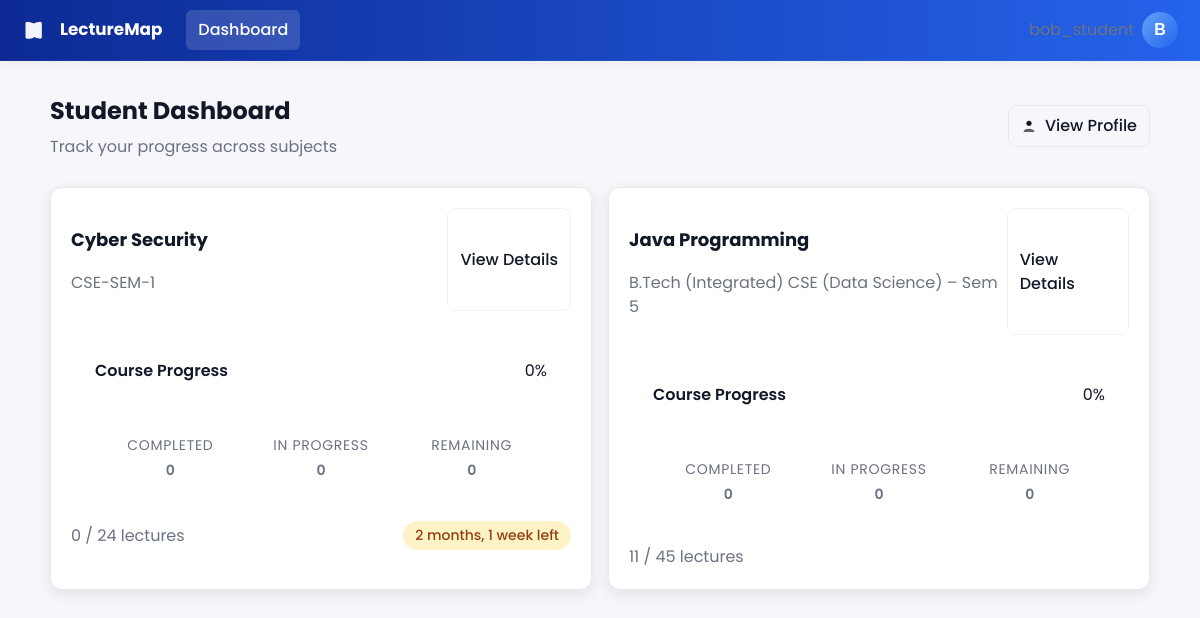
The page /student/ (signed in) on the database as committed earlier.
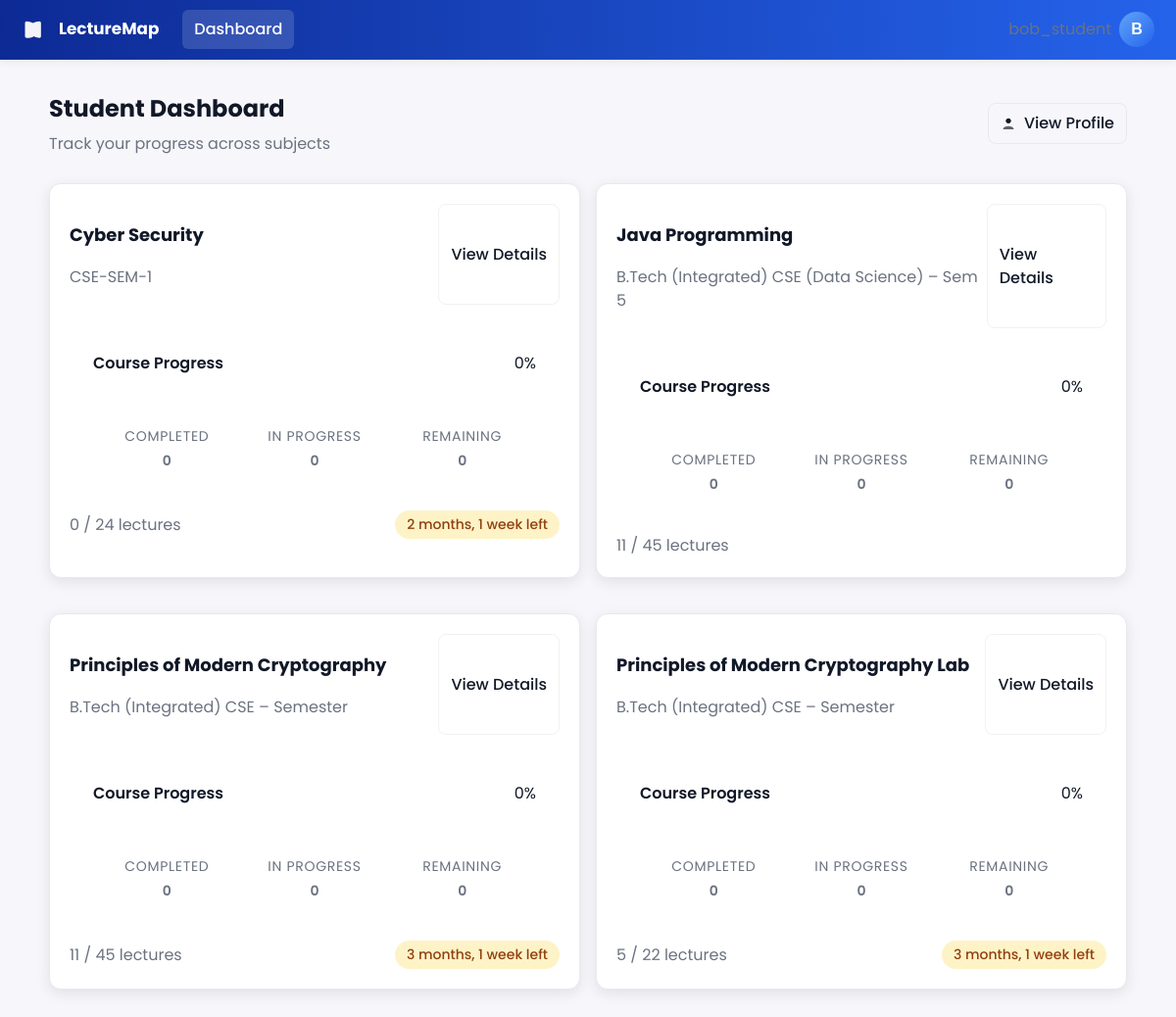
The same page on the database as committed later.
### myapp/models.py (models this page shows, shortened)
class Subject(models.Model):
    name = models.CharField(max_length=200, unique=True)
    class_name = models.CharField(max_length=120, default="CSE-SEM-1")
    planned_lectures = models.PositiveIntegerField(default=24)
    start_date = models.DateField(default=timezone.now)
    end_date = models.DateField(null=True, blank=True)
    teacher = models.ForeignKey(User, on_delete=models.CASCADE, related_name='taught_subjects', null=True)
    @property
    def conducted_lectures(self):
        return self.sessions.count()
    @property
    def progress_percent(self):
        total_topics = Topic.objects.filter(chapter__subject=self).count()
        if total_topics == 0:
            return 0
        completed = TopicProgress.objects.filter(
            topic__chapter__subject=self,
            status='completed'
        ).count()
        in_progress = TopicProgress.objects.filter(
            topic__chapter__subject=self,
            status='in_progress'
        ).count()
        student_count = User.objects.filter(groups__name='Student').count()
        if student_count == 0:
            return 0
        weighted_progress = (completed + (in_progress * 0.5)) / student_count
        return round((weighted_progress / total_topics) * 100, 1)

### myapp/views.py (the view)
# urls.py: path('student/', views.student_dashboard, name='student_dashboard'),
@login_required
def student_dashboard(request):
    subs = Subject.objects.all().order_by('name')
    return render(request, 'myapp/student_dashboard.html', {'subjects': subs})

### myapp/templatetags/myapp_extras.py (called while the page is built)
@register.filter
def is_teacher(user):
    return _is_teacher(user)

@register.filter
def is_student(user):
    return _is_student(user)

### myapp/views.py (called while the page is built)
def _is_teacher(user):
    return user.is_staff or user.groups.filter(name__iexact='Teacher').exists()

def _is_student(user):
    return user.groups.filter(name__iexact='Student').exists()

### templates/myapp/student_dashboard.html (shortened to what this page needs)
{% extends "base.html" %}
{% block content %}
<div class="animate-fade-in">
  <header style="display:flex;justify-content:space-between;align-items:center;margin-bottom:28px">
    <div>
      <h1 style="font-size:1.5rem;margin:0 0 6px;font-weight:700">Student Dashboard</h1>
      <p style="margin:0;color:var(--muted)">Track your progress across subjects</p>
    </div>
    <div>
      <a href="{% url 'profile' %}" class="btn btn-outline" style="display:inline-flex;align-items:center;gap:8px">
        <svg width="16" height="16" viewBox="0 0 24 24" fill="none" aria-hidden="true">
          <path d="M12 12c2.21 0 4-1.79 4-4s-1.79-4-4-4-4 1.79-4 4 1.79 4 4 4z" fill="currentColor" />
          <path d="M4 20c0-2.21 3.58-4 8-4s8 1.79 8 4v1H4v-1z" fill="rgba(0,0,0,0.6)" />
        </svg>
        View Profile
      </a>
    </div>
  </header>
  {% if not subjects %}
    <div class="card text-center py-8">
      <svg class="mx-auto mb-4" width="48" height="48" viewBox="0 0 24 24" fill="none" stroke="#6b7280" stroke-width="2">
        <path d="M2 3h6a4 4 0 0 1 4 4v14a3 3 0 0 0-3-3H2z"></path>
        <path d="M22 3h-6a4 4 0 0 0-4 4v14a3 3 0 0 1 3-3h7z"></path>
      </svg>
      <h2 class="text-xl font-bold mb-2">No subjects yet</h2>
      <p class="text-muted">You're not enrolled in any subjects.</p>
    </div>
  {% else %}
    <div class="grid grid-cols-2 gap-4">
      {% for s in subjects %}
        <div class="card">
          <div class="flex justify-between items-start mb-4">
            <div>
              <h3 class="text-lg font-bold">{{ s.name }}</h3>
              <p class="text-muted">{{ s.class_name }}</p>
            </div>
            <a href="{% url 'subject_detail' s.id %}" class="btn btn-outline">View Details</a>
          </div>
          <div class="mb-4">
            <div hx-get="{% url 'progress_partial' s.id %}"
                 hx-trigger="load every 3s"
                 hx-swap="outerHTML"
                 data-progress-bar>
              {% include "myapp/_progress_bar.html" with subject=s %}
            </div>
          </div>
          <div class="flex justify-between items-center text-sm">
            <span class="text-muted">
              {{ s.conducted_lectures }} / {{ s.planned_lectures }} lectures
            </span>
            {% if s.end_date %}
              <span class="badge {% if s.end_date|timeuntil:today > '30 days' %}badge-success{% else %}badge-warning{% endif %}">
                {{ s.end_date|timeuntil }} left
              </span>
            {% endif %}
          </div>
        </div>
      {% endfor %}
    </div>
  {% endif %}
</div>
{% endblock %}

### templates/base.html (shortened to what this page needs)
<!doctype html>
{% load static %}
{% load user_roles %}
<html lang="en">
<head>
  {% load static %}
  <link rel="stylesheet" href="{% static 'styles.css' %}">
</head>
<body>
  {% include "topbar.html" %}
  <div class="wrap">
    {% block content %}
    {% endblock %}
  </div>
</body>
</html>

### templates/topbar.html (shortened to what this page needs)
{% load static %}
{% load myapp_extras %}
<nav class="topbar">
  <div class="topbar-left flex items-center gap-4">
    <a href="{% url 'home' %}" class="logo">
      <span class="brand">LectureMap</span>
    </a>
    {% if user.is_authenticated %}
      {% if request.user|is_teacher %}
        <a href="{% url 'teacher_dashboard' %}" class="nav-link {% if request.resolver_match.url_name == 'teacher_dashboard' %}active{% endif %}">
          Dashboard
        </a>
      {% elif request.user|is_student %}
        <a href="{% url 'student_dashboard' %}" class="nav-link {% if request.resolver_match.url_name == 'student_dashboard' %}active{% endif %}">
          Dashboard
        </a>
      {% endif %}
    {% endif %}
  </div>
  <div class="topbar-right flex items-center gap-4">
    {% if user.is_authenticated %}
      <div class="flex items-center gap-2">
        {% if user.profile.full_name %}
          <span class="text-muted">{{ user.profile.full_name }}</span>
        {% else %}
          <span class="text-muted">{{ user.username }}</span>
        {% endif %}
        <div class="dropdown">
          <button class="avatar" onclick="toggleDropdown(event)" aria-haspopup="true" aria-expanded="false" style="background:linear-gradient(135deg,#60A5FA,#2563EB);width:36px;height:36px;border-radius:999px;border:none;color:white;font-weight:700;display:flex;align-items:center;justify-content:center">
            {{ user.username|make_list|first|upper }}
          </button>
        </div>
      </div>
    {% else %}
      <div class="flex items-center gap-2">
        <a href="{% url 'signup' %}" class="nav-link">Sign up</a>
        <a href="{% url 'login_role' 'student' %}" class="btn btn-primary">Login</a>
      </div>
    {% endif %}
  </div>
</nav>

### templates/myapp/_progress_bar.html (shortened to what this page needs)
<div class="progress-container" data-progress-bar>
  <div class="progress-stats">
    <div class="progress-label">Course Progress</div>
    <div class="progress-percent">{{ progress_percent|default:0 }}%</div>
  </div>
  <div class="progress-bar">
  </div>
  <div class="progress-details">
    <div class="progress-detail">
      <span class="detail-label">Completed</span>
      <span class="detail-value">{{ completed_topics|default:0 }}</span>
    </div>
    <div class="progress-detail">
      <span class="detail-label">In Progress</span>
      <span class="detail-value">{{ in_progress_topics|default:0 }}</span>
    </div>
    <div class="progress-detail">
      <span class="detail-label">Remaining</span>
      <span class="detail-value">{{ remaining_topics|default:0 }}</span>
    </div>
  </div>
</div>

### static/styles.css (style rules this page uses)
:root { --primary: #2563eb; --primary-dark: #1d4ed8; --accent: #0ea5e9; --success: #22c55e; --warning: #eab308; --danger: #ef4444; --bg-gradient: linear-gradient(180deg, #f8fafc 0%, #eef2ff 100%); --card-bg: #ffffff; --text: #1f2937; --text-muted: #6b7280; --border: #e5e7eb; --shadow-sm: 0 1px 2px rgba(0,0,0,0.05); --shadow: 0 4px 6px -1px rgba(0,0,0,0.1); --shadow-lg: 0 10px 15px -3px rgba(0,0,0,0.1); }
body { background: var(--bg-gradient); color: var(--text); font-family: 'Inter', system-ui, sans-serif; line-height: 1.5; min-height: 100vh; }
.card { background: var(--card-bg); border-radius: 0.75rem; box-shadow: var(--shadow); padding: 1.5rem; margin-bottom: 1.5rem; transition: box-shadow 0.2s; }
.topbar { background: var(--primary); color: white; padding: 0.75rem 1.5rem; }
.nav-link { color: rgba(255,255,255,0.9); text-decoration: none; padding: 0.5rem 0.75rem; border-radius: 0.375rem; transition: all 0.2s; }
.nav-link.active { background: rgba(255,255,255,0.15); color: white; font-weight: 500; }
.btn { display: inline-flex; align-items: center; padding: 0.5rem 1rem; border-radius: 0.375rem; font-weight: 500; text-decoration: none; transition: all 0.2s; border: none; cursor: pointer; }
.btn-outline { border: 1px solid var(--border); background: white; color: var(--text); }
.badge { display: inline-flex; align-items: center; padding: 0.25rem 0.75rem; border-radius: 9999px; font-size: 0.875rem; font-weight: 500; }
.badge-warning { background: #fef3c7; color: #92400e; }
.grid { display: grid; gap: 1.5rem; }
.grid-cols-2 { grid-template-columns: repeat(2, 1fr); }
.flex { display: flex; }
.items-center { align-items: center; }
.justify-between { justify-content: space-between; }
.gap-2 { gap: 0.5rem; }
.gap-4 { gap: 1rem; }
.text-lg { font-size: 1.125rem; }
.font-bold { font-weight: 700; }
.text-muted { color: var(--text-muted); }
.mb-4 { margin-bottom: 1rem; }
.progress-bar { width: 100%; height: 0.5rem; background: var(--border); border-radius: 9999px; overflow: hidden; }
.animate-fade-in { animation: fadeIn 0.3s ease-out; }
.avatar { width: 2.5rem; height: 2.5rem; border-radius: 9999px; background: var(--primary); color: white; display: flex; align-items: center; justify-content: center; font-weight: 500; font-size: 1rem; }

### templates/topbar.html (style rules this page uses)
.dropdown { position: relative; }

### templates/myapp/_progress_bar.html (style rules this page uses)
.progress-container { background: white; padding: 1.5rem; border-radius: 0.75rem; border: 1px solid var(--border-color); }
.progress-stats { display: flex; justify-content: space-between; align-items: center; margin-bottom: 0.75rem; }
.progress-label { font-weight: 600; color: var(--text-color); }
.progress-bar { width: 100%; height: 8px; background: #e5e7eb; border-radius: 4px; overflow: hidden; }
.progress-bar { width: 100%; height: 0.5rem; background: var(--gray-100); border-radius: 9999px; overflow: hidden; }
.progress-details { display: flex; justify-content: space-between; margin-top: 1rem; padding-top: 1rem; border-top: 1px solid var(--border-color); }
.progress-detail { text-align: center; flex: 1; }
.progress-detail + .progress-detail { border-left: 1px solid var(--border-color); }
.detail-label { display: block; font-size: 0.875rem; color: var(--text-muted); margin-bottom: 0.25rem; }
.detail-value { font-weight: 600; color: var(--text-color); }

Rows that differ between the two databases and show on the page:
added Subject: name "Principles of Modern Cryptography", class_name "B.Tech (Integrated) CSE – Semester", progress_percent "0", completed_topics "0", in_progress_topics "0", remaining_topics "0", conducted_lectures "11", planned_lectures "45", end_date "3 months, 1 week"
added Subject: name "Principles of Modern Cryptography Lab", class_name "B.Tech (Integrated) CSE – Semester", progress_percent "0", completed_topics "0", in_progress_topics "0", remaining_topics "0", conducted_lectures "5", planned_lectures "22", end_date "3 months, 1 week"
